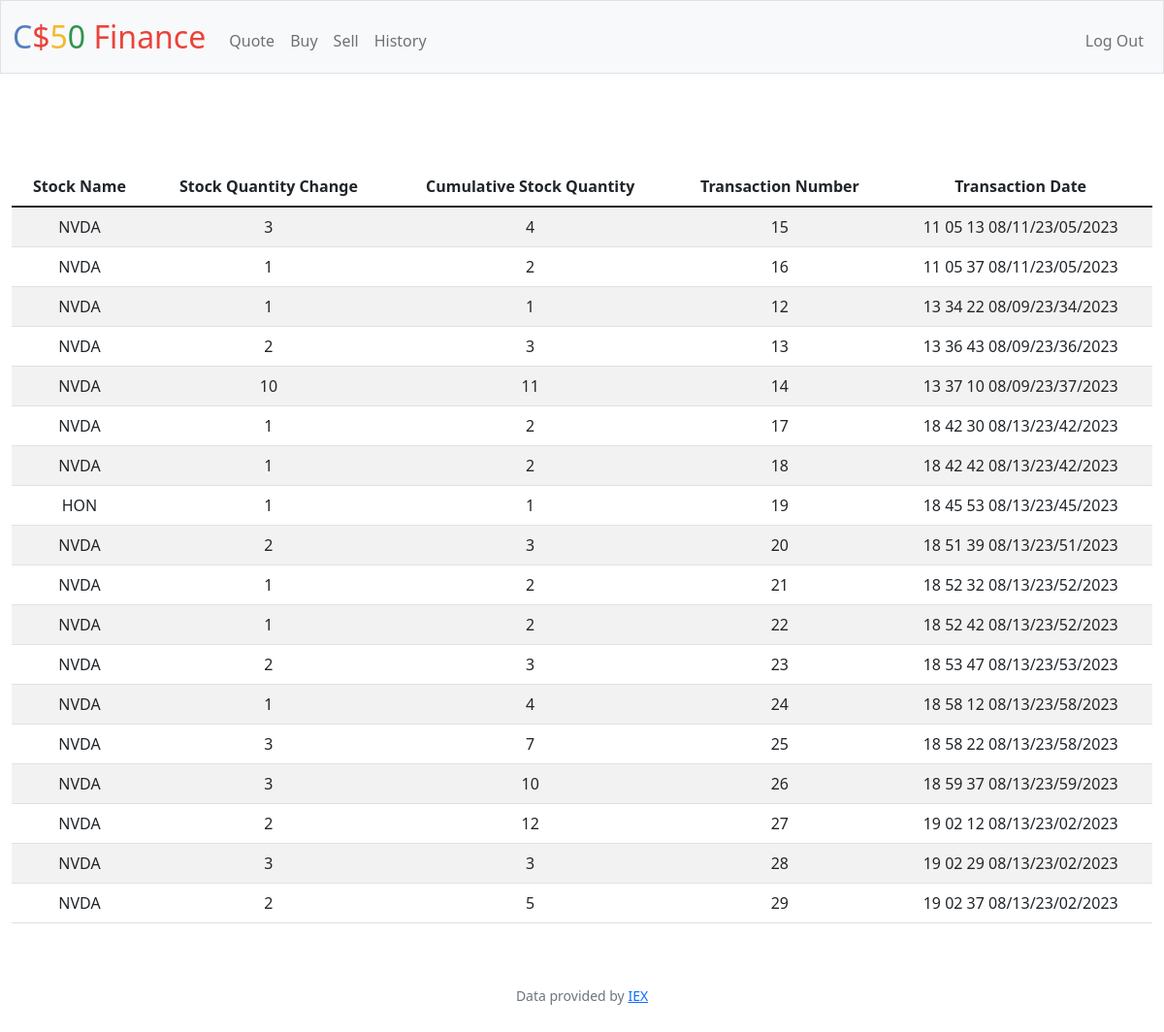
The app's page /history (signed in) with its own data.
### tables this page shows
CREATE TABLE transaction_history
(
id INTEGER NOT NULL,
cash NUMERIC NOT NULL,
share_name TEXT NOT NULL,
share_quantity_change INTEGER NOT NULL,
cumulative_stock_quantity INTEGER NOT NULL,
transaction_number INTEGER PRIMARY KEY AUTOINCREMENT,
transaction_date TEXT NOT NULL,
FOREIGN KEY (id) REFERENCES users(id)
);

### app.py (the view)
@app.route("/history")
@login_required
def history():
    transaction_history_tb = db.execute("SELECT * FROM transaction_history WHERE id = ? ORDER BY transaction_date ASC", session["user_id"])
    return render_template("history.html",transaction_history_table = transaction_history_tb)

### app.py (called while the page is built)
@app.after_request
def after_request(response):
    response.headers["Cache-Control"] = "no-cache, no-store, must-revalidate"
    response.headers["Expires"] = 0
    response.headers["Pragma"] = "no-cache"
    return response

### helpers.py (called while the page is built)
def login_required(f):
    @wraps(f)
    def decorated_function(*args, **kwargs):
        if session.get("user_id") is None:
            return redirect("/login")
        return f(*args, **kwargs)
    return decorated_function

### templates/history.html (shortened to what this page needs)
{% extends "layout.html" %}
{% block main %}
<div class="text-success"> {{message}} <br> <br> </div>
<table class="table table-striped">
    <thead>
        <tr>
            <th> Stock Name </th>
            <th> Stock Quantity Change </th>
            <th> Cumulative Stock Quantity</th>
            <th> Transaction Number </th>
            <th> Transaction Date</th>
        </tr>
    </thead>
    <tbody>
        {% for i in transaction_history_table %}
        <tr>
        <td>{{i['share_name']}}</td>
        <td>{{i['share_quantity_change']}}</td>
        <td>{{i['cumulative_stock_quantity']}}</td>
        <td>{{i['transaction_number']}}</td>
        <td>{{i['transaction_date']}}</td>
        </tr>
        {% endfor %}
    </tbody>
</table>
{% endblock %}

### templates/layout.html (shortened to what this page needs)
<!DOCTYPE html>
<html lang="en">
    <head>
        <link href="https://cdn.jsdelivr.net/npm/bootstrap@5.1.3/dist/css/bootstrap.min.css" rel="stylesheet">
        <link href="/static/styles.css" rel="stylesheet">
    </head>
    <body>
        <nav class="bg-light border navbar navbar-expand-md navbar-light">
            <div class="container-fluid">
                <a class="navbar-brand" href="/"><span class="blue">C</span><span class="red">$</span><span class="yellow">5</span><span class="green">0</span> <span class="red">Finance</span></a>
                <div class="collapse navbar-collapse" id="navbar">
                    {% if session["user_id"] %}
                        <ul class="navbar-nav me-auto mt-2">
                            <li class="nav-item"><a class="nav-link" href="/quote">Quote</a></li>
                            <li class="nav-item"><a class="nav-link" href="/buy">Buy</a></li>
                            <li class="nav-item"><a class="nav-link" href="/sell">Sell</a></li>
                            <li class="nav-item"><a class="nav-link" href="/history">History</a></li>
                        </ul>
                        <ul class="navbar-nav ms-auto mt-2">
                            <li class="nav-item"><a class="nav-link" href="/logout">Log Out</a></li>
                        </ul>
                    {% else %}
                        <ul class="navbar-nav ms-auto mt-2">
                            <li class="nav-item"><a class="nav-link" href="/register">Register</a></li>
                            <li class="nav-item"><a class="nav-link" href="/login">Log In</a></li>
                        </ul>
                    {% endif %}
                </div>
            </div>
        </nav>
        <main class="container-fluid py-5 text-center">
            {% block main %}{% endblock %}
        </main>
        <footer class="mb-5 small text-center text-muted">
            Data provided by <a href="https://iexcloud.io/">IEX</a>
        </footer>
    </body>
</html>

### static/styles.css (style rules this page uses)
nav .navbar-brand { font-size: xx-large; }
nav .navbar-brand .blue { color: #537fbe; }
nav .navbar-brand .red { color: #ea433b; }
nav .navbar-brand .yellow { color: #f5b82e; }
nav .navbar-brand .green { color: #2e944b; }

### records on screen
transaction_history: share_name "NVDA", share_quantity_change "3", cumulative_stock_quantity "4", transaction_number "15", transaction_date "11 05 13 08/11/23/05/2023"
transaction_history: share_name "NVDA", share_quantity_change "1", cumulative_stock_quantity "2", transaction_number "16", transaction_date "11 05 37 08/11/23/05/2023"
transaction_history: share_name "NVDA", share_quantity_change "1", cumulative_stock_quantity "1", transaction_number "12", transaction_date "13 34 22 08/09/23/34/2023"
transaction_history: share_name "NVDA", share_quantity_change "2", cumulative_stock_quantity "3", transaction_number "13", transaction_date "13 36 43 08/09/23/36/2023"
transaction_history: share_name "NVDA", share_quantity_change "10", cumulative_stock_quantity "11", transaction_number "14", transaction_date "13 37 10 08/09/23/37/2023"
transaction_history: share_name "NVDA", share_quantity_change "1", cumulative_stock_quantity "2", transaction_number "17", transaction_date "18 42 30 08/13/23/42/2023"
transaction_history: share_name "NVDA", share_quantity_change "1", cumulative_stock_quantity "2", transaction_number "18", transaction_date "18 42 42 08/13/23/42/2023"
transaction_history: share_name "HON", share_quantity_change "1", cumulative_stock_quantity "1", transaction_number "19", transaction_date "18 45 53 08/13/23/45/2023"
transaction_history: share_name "NVDA", share_quantity_change "2", cumulative_stock_quantity "3", transaction_number "20", transaction_date "18 51 39 08/13/23/51/2023"
transaction_history: share_name "NVDA", share_quantity_change "1", cumulative_stock_quantity "2", transaction_number "21", transaction_date "18 52 32 08/13/23/52/2023"
transaction_history: share_name "NVDA", share_quantity_change "1", cumulative_stock_quantity "2", transaction_number "22", transaction_date "18 52 42 08/13/23/52/2023"
transaction_history: share_name "NVDA", share_quantity_change "2", cumulative_stock_quantity "3", transaction_number "23", transaction_date "18 53 47 08/13/23/53/2023"
transaction_history: share_name "NVDA", share_quantity_change "1", cumulative_stock_quantity "4", transaction_number "24", transaction_date "18 58 12 08/13/23/58/2023"
transaction_history: share_name "NVDA", share_quantity_change "3", cumulative_stock_quantity "7", transaction_number "25", transaction_date "18 58 22 08/13/23/58/2023"
transaction_history: share_name "NVDA", share_quantity_change "3", cumulative_stock_quantity "10", transaction_number "26", transaction_date "18 59 37 08/13/23/59/2023"
transaction_history: share_name "NVDA", share_quantity_change "2", cumulative_stock_quantity "12", transaction_number "27", transaction_date "19 02 12 08/13/23/02/2023"
transaction_history: share_name "NVDA", share_quantity_change "3", cumulative_stock_quantity "3", transaction_number "28", transaction_date "19 02 29 08/13/23/02/2023"
transaction_history: share_name "NVDA", share_quantity_change "2", cumulative_stock_quantity "5", transaction_number "29", transaction_date "19 02 37 08/13/23/02/2023"
